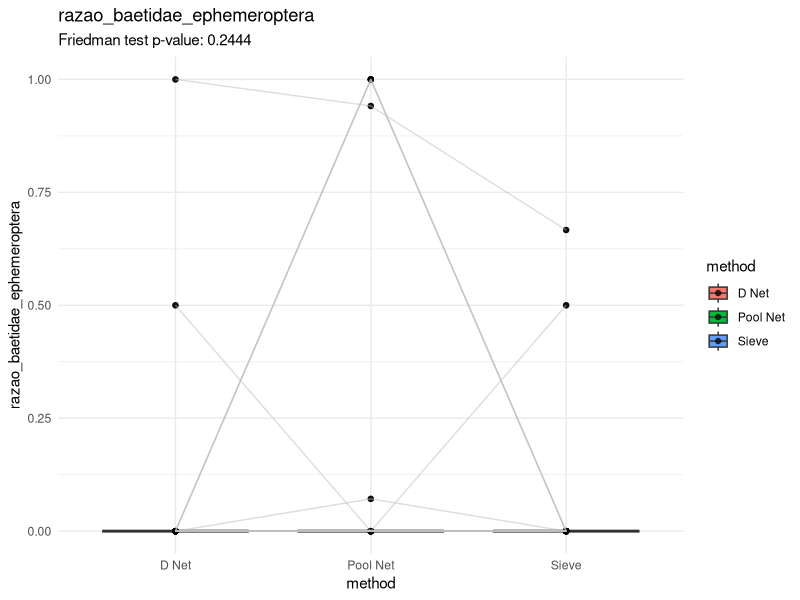
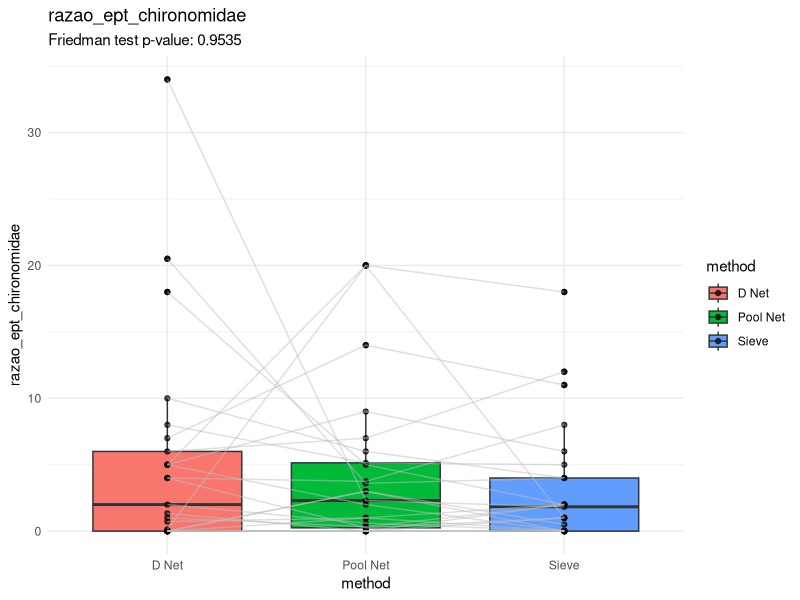
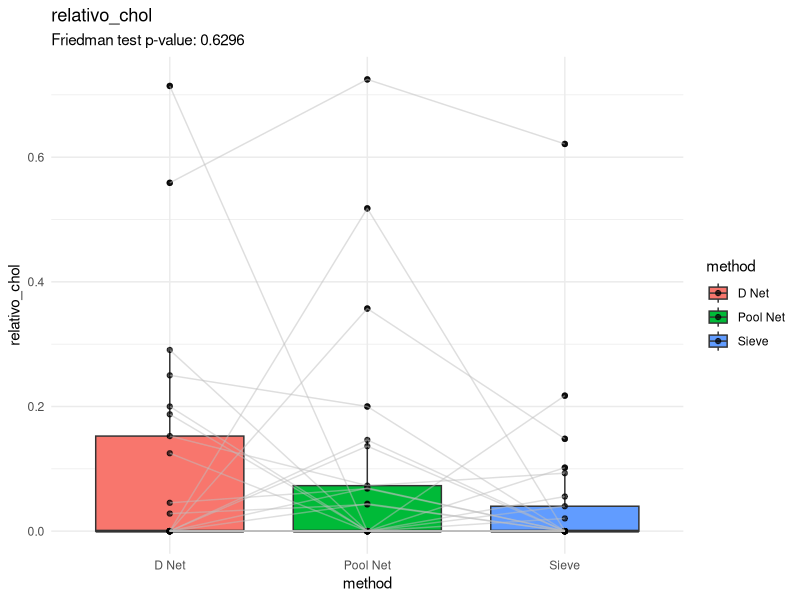
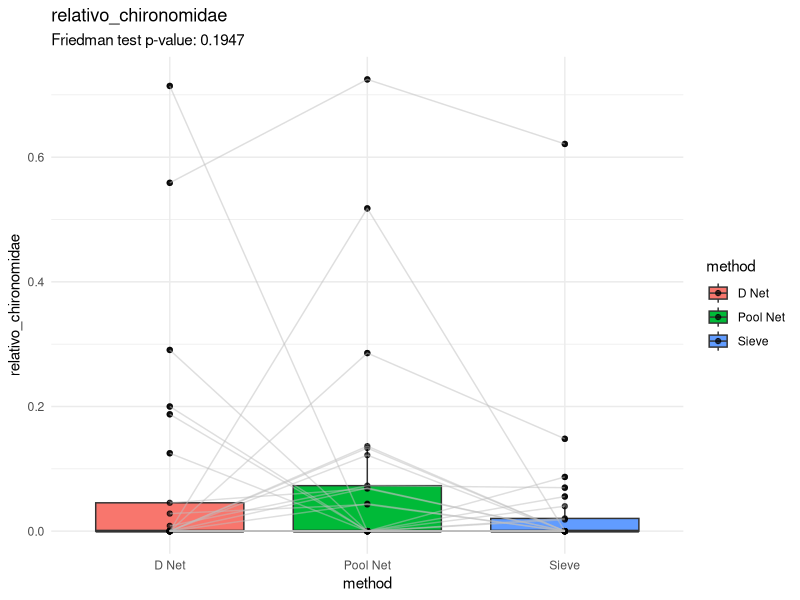
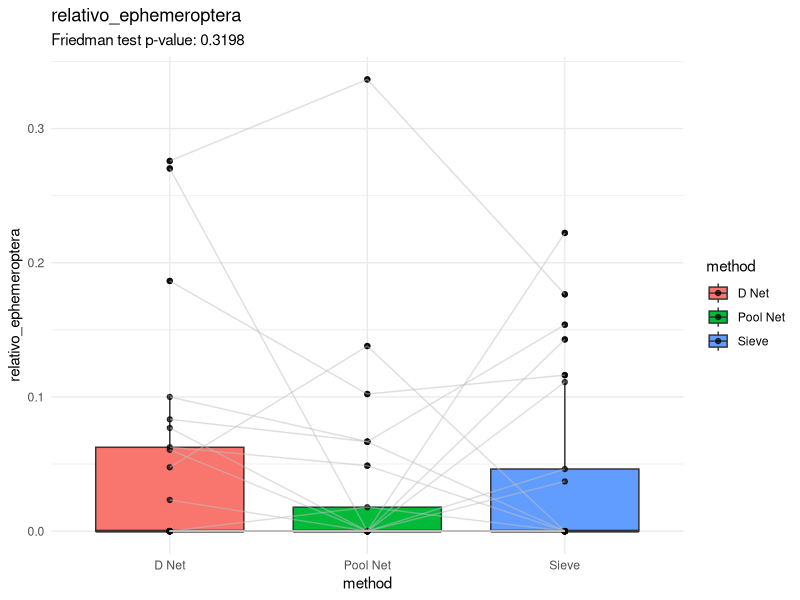
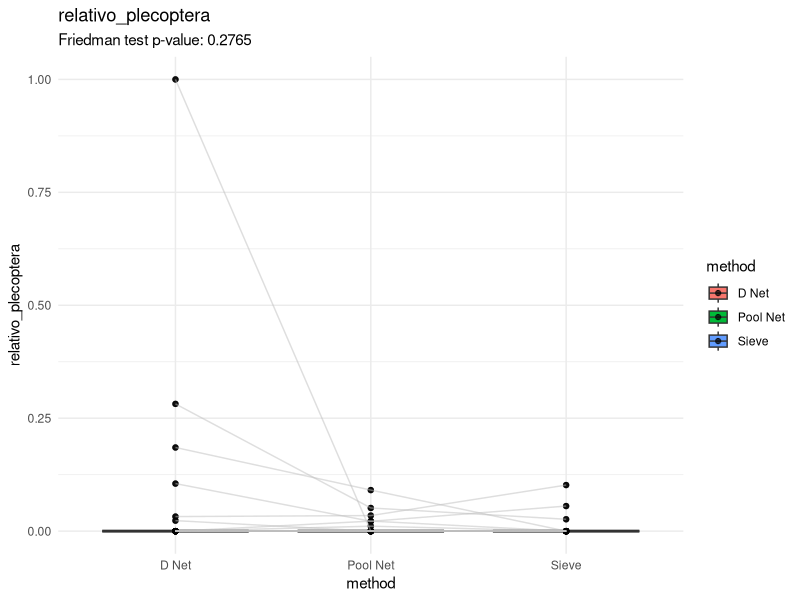
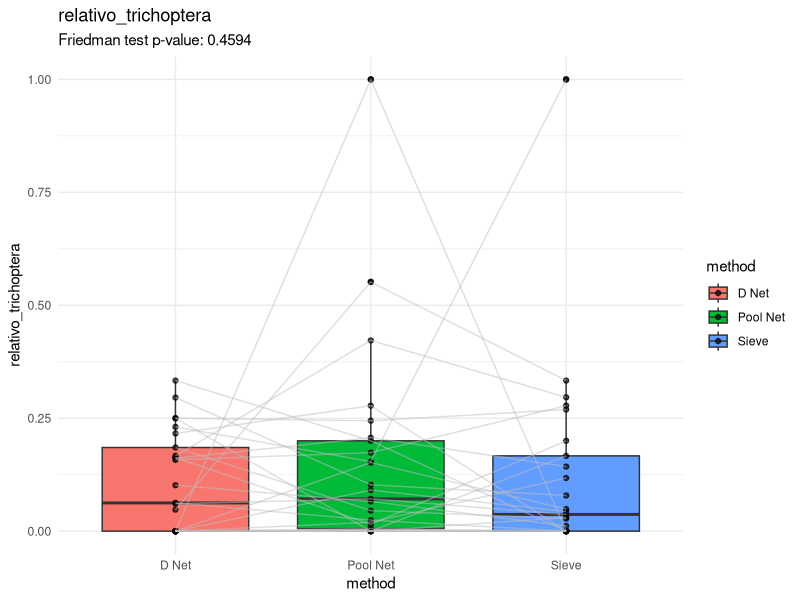
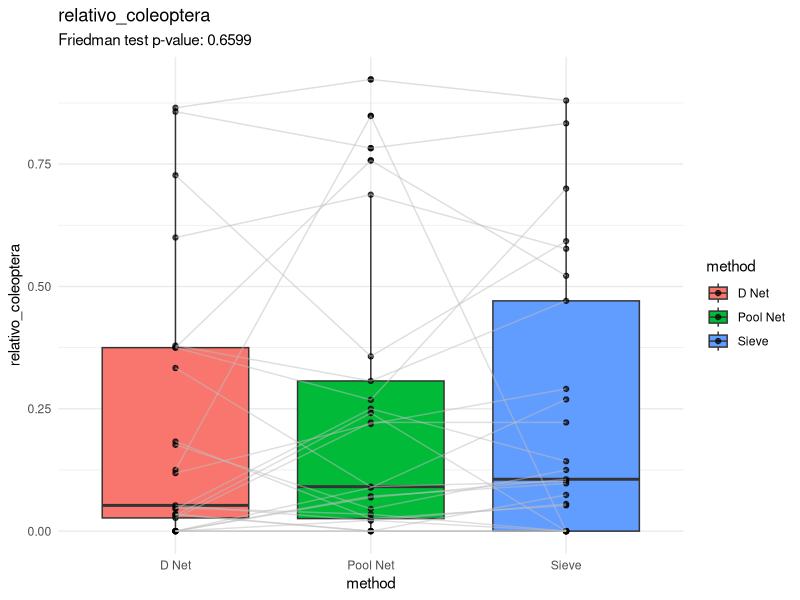

These figures' R source, in order: (Note: this script raises an error after producing the figures.)
library(tidyverse)

################################## Configurações ###############################
set.seed(1994)
metodos_de_amostragem <- c("D Net", "Pool Net", "Sieve")
rios <- c("rio_bebedouro", "rio_da_barra", "rio_mutuca")
amostras_descartadas <- c("RiodaBarra-P1")



if (length(metodos_de_amostragem) == 3) {
  pasta_figuras <- "figuras/redes/comparacao_3_redes/"
  pasta_tabelas <- "tabelas/redes/3_redes/"
} else if (length(metodos_de_amostragem) == 2) {
  pasta_figuras <- "figuras/redes/comparacao_2_redes/"
  pasta_tabelas <- "tabelas/redes/2_redes/"
} else {
  pasta_figuras <- "figuras/redes/rede_unica/"
  pasta_tabelas <- "tabelas/redes/rede_unica/"
}

# Pastas de figuras
if (!dir.exists(pasta_figuras)) {
  dir.create(pasta_figuras, recursive = TRUE)
}

# Pasta de tabelas
if (!dir.exists(pasta_tabelas)) {
  dir.create(pasta_tabelas, recursive = TRUE)
}

################################## Carregar dados ##############################
indices_df_raw <- read_csv("dados/processado/matriz_indices_imaturos_piata.csv")

############################## Pre-processamento ###############################
vetor_respostas <- indices_df_raw %>%
  select(-(campanha:method)) %>%
  names()

indices_df <- indices_df_raw %>%
  filter(rio %in% rios) %>%
  filter(!locality_name %in% amostras_descartadas) %>%
  filter(method %in% metodos_de_amostragem) %>%
  mutate("coluna_id" = paste0(rio, "_", locality_name, "_", campanha)) #%>%
  #filter(!coletor_recolhedor_proporcao > 0.4)

################################ Processamento #################################
list_of_plots <- list()
for (i in vetor_respostas) {
  print(paste("Analisando redes para índice:", i))
  
  # Remover outliers apenas no caso de coletor recolhedor
  if (i == "coletor_recolhedor_proporcao") {
    indices_df <- indices_df %>%
      filter(!coletor_recolhedor_proporcao > 0.4)
  }
  
  dados_filtrados <- indices_df %>%
    select(coluna_id, method, i) %>%
    pivot_wider(names_from = method, values_from = i) %>%
    filter(if_all(c(`D Net`, `Pool Net`, `Sieve`), is.finite))
  
  dados_filtrados_long <- dados_filtrados %>%
    pivot_longer(
      cols = c("D Net", "Pool Net", "Sieve"),
      names_to = "method",
      values_to = i
    )

  # Friedman test
  friedman_test_result <- friedman.test(
    as.formula(paste(i, "~ method | coluna_id")),
    data = dados_filtrados_long
  )


  plot <- ggplot(
    dados_filtrados_long,
    aes(x = method, y = !!sym(i), fill = method)
  ) +
    theme_minimal() +
    geom_boxplot() +
    geom_point(alpha = 0.7) +
    geom_line(aes(group = coluna_id), color = "gray", alpha = 0.5) +
    labs(
      title = i,
      subtitle = paste0(
        "Friedman test p-value: ", round(friedman_test_result$p.value, 4)
      )
    ) 
  
  ggsave(
    filename = paste0(pasta_figuras, i, ".png"),
    plot = plot,
    width = 8,
    height = 6
  )

}

################################### Post roc ###################################

for (i in vetor_respostas) {
  print(paste("Analisando redes (post-hoc) para índice:", i))

  if (i == "coletor_recolhedor_proporcao") {
    indices_df <- indices_df %>%
      filter(!coletor_recolhedor_proporcao > 0.4)
  }
  
  dados_filtrados <- indices_df %>%
    select(coluna_id, method, i) %>%
    pivot_wider(names_from = method, values_from = i)
  
  dados_filtrados_long <- dados_filtrados %>%
    pivot_longer(
      cols = c("D Net", "Pool Net", "Sieve"),
      names_to = "method",
      values_to = i
    )
  
  tabela_post_hoc <- pairwise.wilcox.test(
    dados_filtrados_long[[i]],
    dados_filtrados_long$method,
    p.adjust.method = "bonferroni",
    paired = TRUE
  )
  write_csv(
    as.data.frame(tabela_post_hoc$p.value) %>%
      rownames_to_column(var = "method1"),
    paste0(pasta_tabelas,  "wilxox_matrix_", i, ".csv")
  )
}
